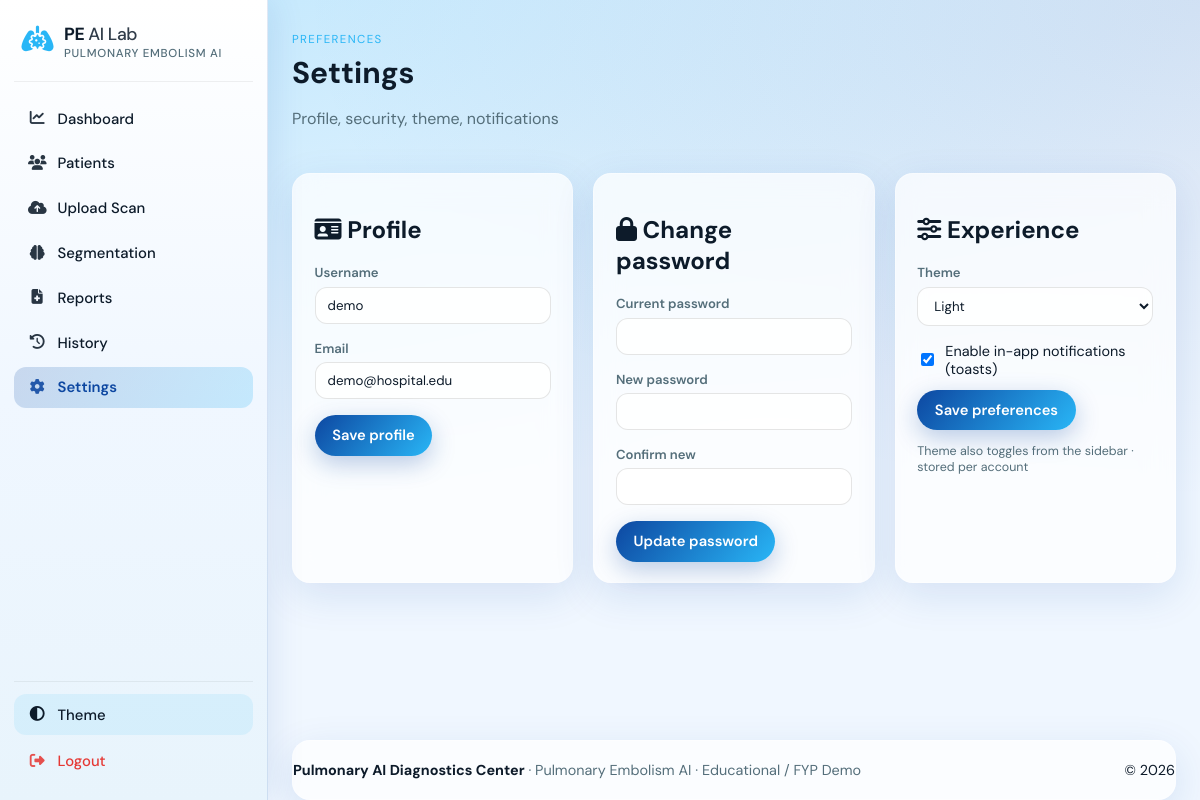
The app's page /settings (signed in) with its own data.
### app/db_models.py (models this page shows, shortened)
class User(UserMixin, db.Model):
    __tablename__ = "users"
    id = db.Column(db.Integer, primary_key=True)
    username = db.Column(db.String(80), unique=True, nullable=False, index=True)
    email = db.Column(db.String(120), unique=True, nullable=False, index=True)
    password_hash = db.Column(db.String(256), nullable=False)
    theme = db.Column(db.String(20), default="light")
    notifications_enabled = db.Column(db.Boolean, default=True)
    created_at = db.Column(db.DateTime, default=datetime.utcnow)
    patients = db.relationship("Patient", backref="owner", lazy="dynamic")
    scans = db.relationship("ScanRecord", backref="user", lazy="dynamic")

### app/routes/main_routes.py (the view, shortened to what this page needs)
@main_bp.route("/settings", methods=["GET", "POST"])
@login_required
def settings():
    user = User.query.get(current_user.id)
    return render_template("settings.html", user=user)

### app/db_models.py (called while the page is built)
@login_manager.user_loader
def load_user(user_id):
    return User.query.get(int(user_id))

### app/templates/settings.html (shortened to what this page needs)
{% extends "base.html" %}
{% block content %}
<section class="page-hero">
  <div>
    <p class="eyebrow">Preferences</p>
    <h1>Settings</h1>
    <p class="muted">Profile, security, theme, notifications</p>
  </div>
</section>
<div class="settings-grid">
  <section class="panel glass">
    <h2><i class="fa-solid fa-id-card"></i> Profile</h2>
    <form method="post" class="stack-form">
      <label class="field"><span>Username</span><input value="{{ user.username }}" disabled></label>
      <label class="field"><span>Email</span><input type="email" name="email" value="{{ user.email }}" required></label>
      <button type="submit" class="btn btn-primary">Save profile</button>
    </form>
  </section>
  <section class="panel glass">
    <h2><i class="fa-solid fa-lock"></i> Change password</h2>
    <form method="post" class="stack-form">
      <label class="field"><span>Current password</span><input type="password" name="current_password" required autocomplete="current-password"></label>
      <label class="field"><span>New password</span><input type="password" name="new_password" minlength="8" required autocomplete="new-password"></label>
      <label class="field"><span>Confirm new</span><input type="password" name="confirm_password" minlength="8" required autocomplete="new-password"></label>
      <button type="submit" class="btn btn-primary">Update password</button>
    </form>
  </section>
  <section class="panel glass">
    <h2><i class="fa-solid fa-sliders"></i> Experience</h2>
    <form method="post" class="stack-form">
      <label class="field"><span>Theme</span>
        <select name="theme" id="themeSelect">
          <option value="light" {% if user.theme == 'light' %}selected{% endif %}>Light</option>
        </select>
      </label>
      <label class="inline-check">
        <input type="checkbox" name="notifications" value="1" {% if user.notifications_enabled %}checked{% endif %}> Enable in-app notifications (toasts)
      </label>
      <button type="submit" class="btn btn-primary">Save preferences</button>
    </form>
    <p class="fine-print muted">Theme also toggles from the sidebar · stored per account</p>
  </section>
</div>
{% endblock %}

### app/static/css/app.css (style rules this page uses)
:root { --bg: #f0f7ff; --bg-alt: #e3f2fd; --surface: rgba(255, 255, 255, 0.72); --text: #0d1b2a; --muted: #546e7a; --primary: #0d47a1; --primary-2: #29b6f6; --accent: #00bcd4; --danger: #e53935; --shadow: 0 12px 40px rgba(13, 71, 161, 0.12); --radius: 18px; --font: "DM Sans", system-ui, sans-serif; --sidebar-width: 268px; }
*, *::before, *::after { box-sizing: border-box; }
html, body { margin: 0; font-family: var(--font); background: radial-gradient(1200px 600px at 10% -10%, rgba(41, 182, 246, 0.25), transparent), radial-gradient(900px 500px at 100% 0%, rgba(13, 71, 161, 0.12), transparent), var(--bg); color: var(--text); min-height: 100vh; }
.page-body { display: flex; flex-direction: column; min-height: 100vh; }
.glass { background: var(--surface); backdrop-filter: blur(14px); -webkit-backdrop-filter: blur(14px); border: 1px solid rgba(255, 255, 255, 0.35); border-radius: var(--radius); box-shadow: var(--shadow); }
.muted { color: var(--muted); }
.page-hero { display: flex; justify-content: space-between; align-items: flex-start; gap: 1rem; margin-bottom: 1.75rem; flex-wrap: wrap; }
.eyebrow { text-transform: uppercase; letter-spacing: 0.12em; font-size: 0.72rem; color: var(--primary-2); margin: 0 0 0.35rem; }
.page-hero h1 { margin: 0; font-size: clamp(1.55rem, 2.5vw, 2rem); }
.btn { display: inline-flex; align-items: center; gap: 0.5rem; padding: 0.65rem 1.1rem; border-radius: 999px; border: none; cursor: pointer; font-family: inherit; font-weight: 600; font-size: 0.92rem; text-decoration: none; transition: transform 0.15s, box-shadow 0.2s; }
.btn-primary { background: linear-gradient(130deg, var(--primary), var(--primary-2)); color: #fff; box-shadow: 0 8px 24px rgba(13, 71, 161, 0.28); }
.panel { padding: 1.25rem 1.35rem; }
.fine-print { font-size: 0.78rem; }
.field { display: flex; flex-direction: column; gap: 0.35rem; margin-bottom: 0.85rem; }
.field span { font-size: 0.82rem; font-weight: 600; color: var(--muted); }
.field input, .field textarea, .field select { padding: 0.55rem 0.75rem; border-radius: 12px; border: 1px solid rgba(0, 0, 0, 0.1); font-family: inherit; background: rgba(255, 255, 255, 0.8); color: var(--text); }
.settings-grid { display: grid; grid-template-columns: repeat(auto-fit, minmax(280px, 1fr)); gap: 1.25rem; }
.stack-form .field { margin-bottom: 1rem; }
.inline-check { display: flex; align-items: center; gap: 0.5rem; margin: 0.75rem 0; font-size: 0.9rem; }

### records on screen
User: username "demo", email "demo@hospital.edu", theme "Light", notifications_enabled "☑"

### other values on screen
{{ hospital_name }} "Pulmonary AI Diagnostics Center"
